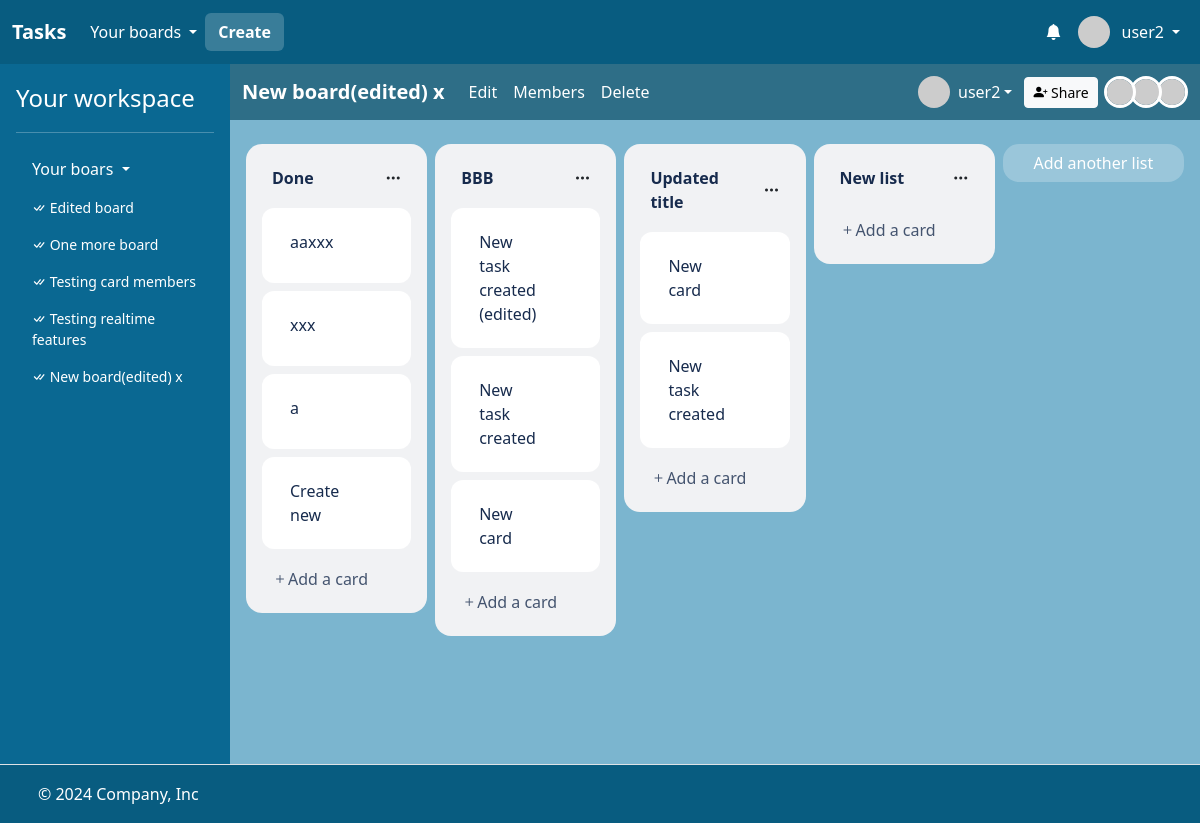
Screenshot of /boards/56 (signed in) with the database file from the repository.
### task/models.py (models this page shows)
class User(AbstractUser):
    bio = models.CharField(max_length=256)

class Board(models.Model):
    name = models.CharField(max_length=256)
    description = models.CharField(max_length=256)
    members = models.ManyToManyField(User, related_name="boards")
    created_at = models.DateTimeField(auto_now_add=True)

class List(models.Model):
    board = models.ForeignKey("Board", on_delete=models.CASCADE, related_name="lists")
    name = models.CharField(max_length=256)
    position = models.DecimalField(max_digits=10, decimal_places=2)
    created_at = models.DateTimeField(auto_now_add=True)

class Card(models.Model):
    list = models.ForeignKey("List", on_delete=models.CASCADE, related_name="cards")
    title = models.CharField(max_length=256)
    description = models.CharField(max_length=256)
    due_date = models.DateTimeField(null=True, blank=True)
    position = models.DecimalField(max_digits=10, decimal_places=2)
    members = models.ManyToManyField(User, related_name="cards")
    created_at = models.DateTimeField(auto_now_add=True)

### task/views.py (the view)
# urls.py: path("boards/<int:board_id>", views.board, name="board"),
@csrf_exempt
@login_required
def board(request, board_id):
    board = (
        request.user.boards.filter(id=board_id)
        .prefetch_related("members", "lists__cards", "lists")
        .first()
    )
    if board is None:
        return apology(request, "Board does not exist!", 400)
    lists = (
        board.lists.all()
        .order_by("position")
        .prefetch_related(
            Prefetch(
                "cards",
                queryset=Card.objects.order_by("position"),
                to_attr="ordered_cards",
            )
        )
    )
    members = board.members.all()
    total_member = members.count()
    for index, member in enumerate(members):
        member.index = total_member - index
    return render(
        request,
        "task/board.html",
        {
            "board": board,
            "lists": lists,
            "boards": request.user.boards.all(),
            "members": members,
        },
    )

### task/templates/task/board.html (shortened to what this page needs)
{% extends "task/layout.html" %}
{% load static %}
{% block main %}
<div style="display: flex; flex-direction: column; height: 100%; background: #7bb5cf;">
    <nav class="navbar navbar-expand-lg" style="background: #2e6e87"  data-bs-theme="dark">
        <div class="container-fluid">
          <a id="board-title" class="navbar-brand fw-bold" href="{% url 'board' board.id %}" data-board-id="{{ board.id }}">{{ board.name }}</a>
          <div class="collapse navbar-collapse" id="navbarBoard">
            <ul class="navbar-nav me-auto mb-2 mb-lg-0">
                <li class="nav-item">
                    <a class="nav-link active" aria-current="page" href="{% url 'edit_board' board.id %}">Edit</a>
                </li>
                <li class="nav-item">
                    <a class="nav-link active" aria-current="page" href="{% url 'board_members' board.id %}">Members</a>
                </li>
                <li class="nav-item">
                    <button type="button" class="nav-link active" data-bs-toggle="modal" data-bs-target="#confirmBoardDeletionModal">
                        Delete
                    </button>
                </li>
            </ul>
            <div style="display: flex; align-items: center; gap: 12px;">
                <div class="dropdown">
                    <a href="#" class="text-decoration-none  d-flex align-items-center text-white dropdown-toggle" id="dropdownUser1" data-bs-toggle="dropdown" aria-expanded="false">
                      <img src="https://i.pravatar.cc/48?u={{ user.id }}" alt="" width="32" height="32" class="rounded-circle me-2">
                      <span>{{ user.username }}</span>
                    </a>
                </div>
                <a class="btn btn-sm btn-light" href="{% url 'board_add_member' board.id %}"><i class="bi bi-person-plus-fill"></i> Share</a>
                <div id="board-members" style="margin-left: 4px;">
                    {% for member in members %}
                        {% if member.id != user.id %}
                            <a href="{% url 'profile' member.id %}">
                                <img src="https://i.pravatar.cc/48?u={{ member.id }}" alt="" width="32" height="32" class="rounded-circle" style="margin-left: -10px; z-index: {{member.index}}; position: relative; border:3px solid white;">
                            </a>
                        {% endif %}
                    {% endfor %}
                </div>
            </div>
          </div>
        </div>
    </nav>
    <div class="mt-3" style="margin: 12px; flex: 1">
        <div class="task-lists g-3 mt-2" style="display:flex; overflow-x: auto; width: 100%; max-width: 100%;">
                {% for list in lists %}
                <div class="col px-1" style="flex: 0 0 20%;">
                    <div class="card task-list" style="cursor: pointer; background: #f1f2f4; border-radius: 16px; border: none;" draggable="true" id="list-id-{{ list.id }}" data-list-id="{{ list.id }}" data-list-position="{{ list.position }}">
                        <div class="card-body" style="display:flex; flex-direction: column; max-height: 650px !important; overflow-y: auto;" data-list-id="{{ list.id }}">
                            <div class="mb-2 flex-center-space-between">
                                <a class="task-list-title btn-transparent fw-bold text-decoration-none" style="color: #172b4d;" href="{% url 'edit_list' list.id %}">{{ list.name }}</a>
                                <div class="dropdown">
                                    <a class="btn-transparent" data-bs-toggle="dropdown" aria-expanded="false">
                                        <i class="bi bi-three-dots" style="color: #212529;"></i>
                                    </a>
                                  </div>
                            </div>
                            {% for card in list.ordered_cards %}
                                    <div class="btn task-card card bg-info my-1 bg-white" style="text-align: left; border: none; border-radius: 12px;" data-card-id="{{ card.id }}" data-list-id="{{ list.id }}" id="card-id-{{ card.id }}" draggable="true" data-card-position="{{ card.position }}">
                                        <div class="card-body" style="display: flex; justify-content: space-between;">
                                            <span class="textarea" style="color: #172B4D;">{{ card.title }}</span>
                                        </div>
                                    </div>
                            {% endfor %}
                            <div class="task-card-hidden mt-2">
                                <a class="btn btn-transparent" style="color: #44546f" href="{% url 'list_add_card_view' list.id %}"><i class="bi bi-plus" fill="#44546f"></i>Add a card</a>
                            </div>
                        </div>
                    </div>
                </div>
                {% endfor %}
                <div class="col px-1" style="flex: 0 0 20%;">
                    <div class="card" style="border: none; border-radius: 16px;" draggable="true" id="task-add-list-btn">
                        <a class="btn text-white" style="border-radius: 16px;" href="{% url 'board_add_list_view' board.id %}">Add another list</a>
                    </div>
                </div>
        </div>
    </div>
</div>
{% endblock %}

### task/templates/task/layout.html (shortened to what this page needs)
<!DOCTYPE html>
{% load static %}
{% load humanize %}
<html lang="en">
    <head>
        <link href="https://cdn.jsdelivr.net/npm/bootstrap@5.3.3/dist/css/bootstrap.min.css" rel="stylesheet">
        <link rel="stylesheet" href="https://cdn.jsdelivr.net/npm/bootstrap-icons@1.3.0/font/bootstrap-icons.css">
        <link href="{% static 'styles.css' %}" rel="stylesheet">
    </head>
    <body style="height: 100vh;">
        <div style="display: flex; flex-direction: column; height: 100%;">
            <header>
                <nav class="navbar navbar-expand-lg"  data-bs-theme="dark" style="background: #085c80;">
                    <div class="container-fluid">
                      <a class="navbar-brand fw-bold" href="{% url 'index' %}">Tasks</a>
                      <div class="collapse navbar-collapse" id="navbarHeader">
                        <ul class="navbar-nav me-auto mb-2 mb-lg-0" style="display: flex; align-items: center;">
                            {% if user.is_authenticated %}
                                <li class="nav-item dropdown">
                                    <a class="nav-link dropdown-toggle text-white" href="#" role="button" data-bs-toggle="dropdown" aria-expanded="false" style="display: flex; align-items: center; gap: 4px;">
                                        <span>Your boards</span>
                                    </a>
                                </li>
                                <li class="nav-item">
                                    <a class="btn fw-bold text-white" style="background: #397D99; color: white;" href="{% url 'create_board' %}">Create</a>
                                </li>
                          {% endif %}
                        </ul>
                        {% if user.is_authenticated %}
                        <ul class="navbar-nav ms-auto mb-2 mb-lg-0" style="display: flex; align-items: center;">
                            <li class="nav-item dropdown">
                                <a class="nav-link text-white d-relative" href="#" role="button" style="display: flex; align-items: center; gap: 4px;" id="dropdownMenuClickableInside" data-bs-toggle="dropdown" data-bs-auto-close="outside" aria-expanded="false">
                                    <i class="bi bi-bell-fill"></i>
                                </a>
                            </li>
                            <li class="nav-item dropdown">
                                <a class="nav-link dropdown-toggle text-white" href="#" role="button" data-bs-toggle="dropdown" aria-expanded="false" style="display: flex; align-items: center; gap: 4px;">
                                    <img src="https://i.pravatar.cc/48?u={{ user.id }}" alt="" width="32" height="32" class="rounded-circle me-2">
                                    <span>{{ user.username }}</span>
                                </a>
                            </li>
                        </ul>
                        {% endif %}
                      </div>
                    </div>
                  </nav>
            </header>
            <main style="flex: 1;">
                <div class="d-flex flex-nowrap" style="height: 100%;">
                    {% if user.is_authenticated %}
                    <div class="d-none d-lg-flex flex-column flex-shrink-0 p-3 text-white" style="width: 230px; background: #0A6892;">
                        <a href="{% url 'index' %}" class="text-decoration-none d-flex align-items-center mb-3 mb-md-0 me-md-auto text-white">
                          <span class="fs-4">Your workspace</span>
                        </a>
                        <hr>
                        <ul class="nav nav-pills flex-column mb-auto">
                          <li class="mb-1">
                            <button class="nav-link text-white collapsed dropdown-toggle" data-bs-toggle="collapse" data-bs-target="#home-collapse" aria-expanded="true">
                                Your boars
                            </button>
                            <div class="collapse show " id="home-collapse">
                                <ul class="btn-toggle-nav list-unstyled fw-normal pb-1 small" style="max-height: 490px; overflow-y: auto;">
                                    {% for board in boards %}
                                    <li>
                                        <a href="{% url 'board' board.id %}" class="nav-link text-white">
                                            <i class="bi bi-check-all"></i>
                                            {{ board.name }}
                                        </a>
                                    </li>
                                    {% endfor %}
                                </ul>
                            </div>
                          </li>
                        </ul>
                    </div>
                    {% endif %}
                    <div style="flex: 1; background: white; overflow-x: hidden; min-height: 700px;">
                        {% block main %}
                        {% endblock %}
                    </div>
                </div>
            </main>
            <footer class="d-flex flex-wrap justify-content-between align-items-center py-3 border-top" style="background: #085c80; border: none;">
                <div class="col-md-4 d-flex align-items-center">
                  <a href="/" class="mb-3 me-2 mb-md-0 text-body-secondary lh-1">
                    <svg class="bi" width="30" height="24"><use xlink:href="#bootstrap"></use></svg>
                  </a>
                  <span class="mb-3 mb-md-0 text-white">© 2024 Company, Inc</span>
                </div>
                <ul class="nav col-md-4 justify-content-end list-unstyled d-flex">
                  <li class="ms-3"><a class="text-body-secondary" href="#"><svg class="bi" width="24" height="24"><use xlink:href="#twitter"></use></svg></a></li>
                  <li class="ms-3"><a class="text-body-secondary" href="#"><svg class="bi" width="24" height="24"><use xlink:href="#instagram"></use></svg></a></li>
                  <li class="ms-3"><a class="text-body-secondary" href="#"><svg class="bi" width="24" height="24"><use xlink:href="#facebook"></use></svg></a></li>
                </ul>
            </footer>
        </div>
    </body>
</html>

### task/static/styles.css (style rules this page uses)
.task-card { outline: 2px solid transparent; }
#task-add-list-btn { background-color: #ffffff3b; }
.btn-transparent { padding: 6px 10px; border: none; border-radius: 4px; background-color: transparent; }
.flex-center-space-between { display: flex; justify-content: space-between; align-items: center; }
.textarea { white-space: pre-line; white-space: pre-wrap; }

### rows the page displays
User: username "user2"
Board: name "Edited board"
Board: name "One more board"
Board: name "Testing card members"
Board: name "Testing realtime features"
Board: name "New board(edited) x"
List: name "Done"
Card: title "aaxxx"
Card: title "xxx"
Card: title "a"
Card: title "Create new"
List: name "BBB"
Card: title "New task created (edited)"
Card: title "New task created"
Card: title "New card"
List: name "Updated title"
Card: title "New card"
Card: title "New task created"
List: name "New list"
